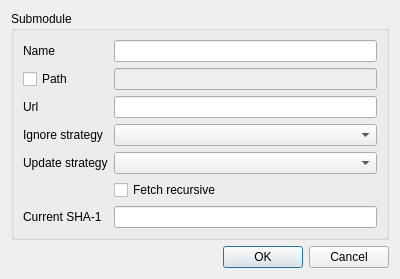
<?xml version="1.0" encoding="UTF-8"?>
<ui version="4.0">
 <class>SubmodulesCreateEditDlg</class>
 <widget class="QDialog" name="SubmodulesCreateEditDlg">
  <property name="geometry">
   <rect>
    <x>0</x>
    <y>0</y>
    <width>400</width>
    <height>263</height>
   </rect>
  </property>
  <layout class="QGridLayout" name="gridLayout_2">
   <item row="0" column="0">
    <widget class="QGroupBox" name="groupBox">
     <property name="title">
      <string>Submodule</string>
     </property>
     <layout class="QGridLayout" name="gridLayout">
      <item row="3" column="1">
	   <widget class="QComboBox" name="cboIgnoreStrategy"/>
      </item>
      <item row="6" column="0">
       <widget class="QLabel" name="label_5">
        <property name="text">
         <string>Current SHA-1</string>
        </property>
        <property name="buddy">
         <cstring>txtSHA1</cstring>
        </property>
       </widget>
      </item>
      <item row="3" column="0">
       <widget class="QLabel" name="label_2">
        <property name="text">
         <string>Ignore strategy</string>
        </property>
        <property name="buddy">
         <cstring>cboIgnoreStrategy</cstring>
        </property>
       </widget>
      </item>
      <item row="4" column="1">
	   <widget class="QComboBox" name="cboUpdateStrategy"/>
      </item>
      <item row="4" column="0">
       <widget class="QLabel" name="label_3">
        <property name="text">
         <string>Update strategy</string>
        </property>
        <property name="buddy">
         <cstring>cboUpdateStrategy</cstring>
        </property>
       </widget>
      </item>
      <item row="0" column="0">
       <widget class="QLabel" name="label">
        <property name="text">
         <string>Name</string>
        </property>
        <property name="buddy">
         <cstring>txtName</cstring>
        </property>
       </widget>
      </item>
      <item row="5" column="1">
	   <widget class="QCheckBox" name="chkFetchRecursive">
        <property name="text">
         <string>Fetch recursive</string>
        </property>
       </widget>
      </item>
      <item row="6" column="1">
       <widget class="QLineEdit" name="txtSHA1">
        <property name="readOnly">
         <bool>true</bool>
        </property>
       </widget>
      </item>
      <item row="0" column="1">
       <widget class="LineEdit" name="txtName">
        <property name="mandatory" stdset="0">
         <bool>true</bool>
        </property>
       </widget>
      </item>
      <item row="1" column="0">
       <widget class="QCheckBox" name="chkHasPath">
        <property name="text">
         <string>Path</string>
        </property>
       </widget>
      </item>
      <item row="1" column="1">
       <widget class="LineEdit" name="txtPath">
        <property name="enabled">
         <bool>false</bool>
        </property>
        <property name="mandatory" stdset="0">
         <bool>true</bool>
        </property>
       </widget>
      </item>
      <item row="2" column="0">
       <widget class="QLabel" name="label_4">
        <property name="text">
         <string>Url</string>
        </property>
        <property name="buddy">
         <cstring>txtUrl</cstring>
        </property>
       </widget>
      </item>
      <item row="2" column="1">
       <widget class="LineEdit" name="txtUrl">
        <property name="mandatory" stdset="0">
         <bool>true</bool>
        </property>
       </widget>
      </item>
      <item row="7" column="0">
       <spacer name="verticalSpacer">
        <property name="orientation">
         <enum>Qt::Vertical</enum>
        </property>
        <property name="sizeHint" stdset="0">
         <size>
          <width>20</width>
          <height>40</height>
         </size>
        </property>
       </spacer>
      </item>
     </layout>
    </widget>
   </item>
   <item row="1" column="0">
    <widget class="QDialogButtonBox" name="buttonBox">
     <property name="orientation">
      <enum>Qt::Horizontal</enum>
     </property>
     <property name="standardButtons">
      <set>QDialogButtonBox::Cancel|QDialogButtonBox::Ok</set>
     </property>
    </widget>
   </item>
  </layout>
 </widget>
 <customwidgets>
  <customwidget>
   <class>LineEdit</class>
   <extends>QLineEdit</extends>
   <header>Widgets/LineEdit.h</header>
  </customwidget>
 </customwidgets>
 <tabstops>
  <tabstop>txtName</tabstop>
  <tabstop>chkHasPath</tabstop>
  <tabstop>txtPath</tabstop>
  <tabstop>txtUrl</tabstop>
  <tabstop>cboIgnoreStrategy</tabstop>
  <tabstop>cboUpdateStrategy</tabstop>
  <tabstop>chkFetchRecursive</tabstop>
  <tabstop>txtSHA1</tabstop>
  <tabstop>buttonBox</tabstop>
 </tabstops>
 <resources/>
 <connections>
  <connection>
   <sender>buttonBox</sender>
   <signal>accepted()</signal>
   <receiver>SubmodulesCreateEditDlg</receiver>
   <slot>accept()</slot>
   <hints>
    <hint type="sourcelabel">
     <x>222</x>
     <y>285</y>
    </hint>
    <hint type="destinationlabel">
     <x>157</x>
     <y>274</y>
    </hint>
   </hints>
  </connection>
  <connection>
   <sender>buttonBox</sender>
   <signal>rejected()</signal>
   <receiver>SubmodulesCreateEditDlg</receiver>
   <slot>reject()</slot>
   <hints>
    <hint type="sourcelabel">
     <x>290</x>
     <y>291</y>
    </hint>
    <hint type="destinationlabel">
     <x>286</x>
     <y>274</y>
    </hint>
   </hints>
  </connection>
  <connection>
   <sender>chkHasPath</sender>
   <signal>toggled(bool)</signal>
   <receiver>txtPath</receiver>
   <slot>setEnabled(bool)</slot>
   <hints>
    <hint type="sourcelabel">
     <x>51</x>
     <y>75</y>
    </hint>
    <hint type="destinationlabel">
     <x>145</x>
     <y>73</y>
    </hint>
   </hints>
  </connection>
 </connections>
</ui>
